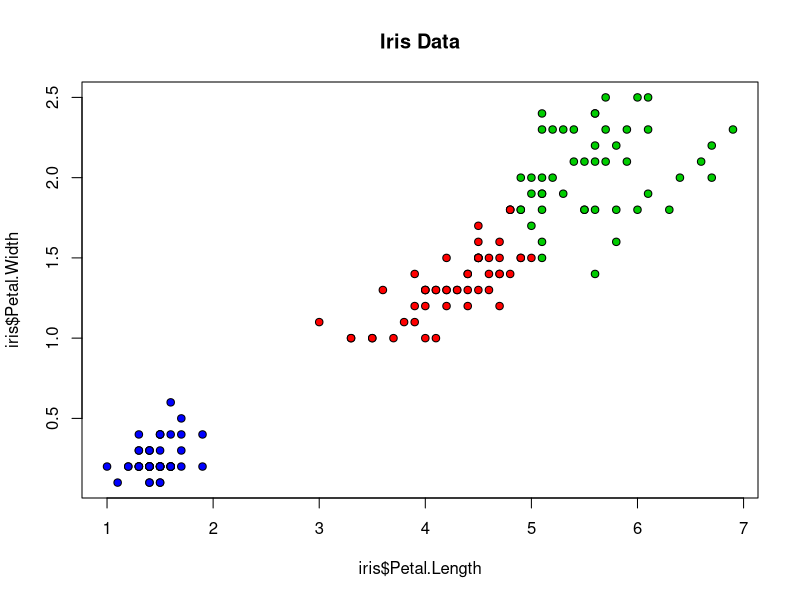
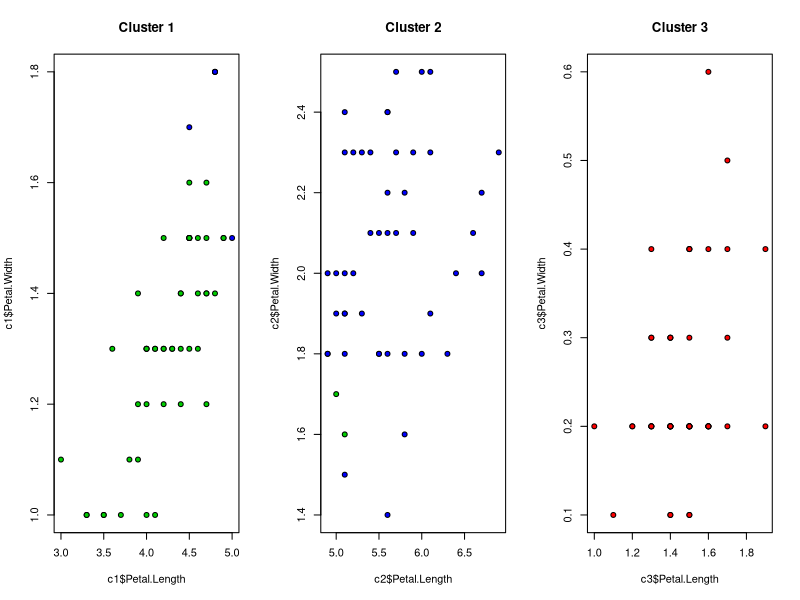

Source code (R) for these figures, in order:
## ---- chunk 1
head(iris)
## ---- chunk 2
set.seed(1234)
irisCluster <- kmeans(iris[, 3:4], 3, nstart=20)
irisCluster
## ---- chunk 3
table(irisCluster$cluster, iris$Species)
## ---- chunk 4
plot(iris$Petal.Length, iris$Petal.Width, pch=21, bg=c("red","green3","blue")
[unclass(irisCluster$cluster)], main="Iris Data")
## ---- chunk 5
c1 = iris[irisCluster$cluster==1,]
c2 = iris[irisCluster$cluster==2,]
c3 = iris[irisCluster$cluster==3,]

par(mfrow=c(1,3))
plot(c1$Petal.Length, c1$Petal.Width, pch=21, bg=c("red","green3","blue")
[unclass(c1$Species)], main="Cluster 1")
plot(c2$Petal.Length, c2$Petal.Width, pch=21, bg=c("red","green3","blue")
[unclass(c2$Species)], main="Cluster 2")
plot(c3$Petal.Length, c3$Petal.Width, pch=21, bg=c("red","green3","blue")
[unclass(c3$Species)], main="Cluster 3")
## ---- chunk 6
irisCluster
## ---- chunk 7
print(paste("number of iterations", irisCluster$iter))
print(paste("ifault", irisCluster$ifault))
